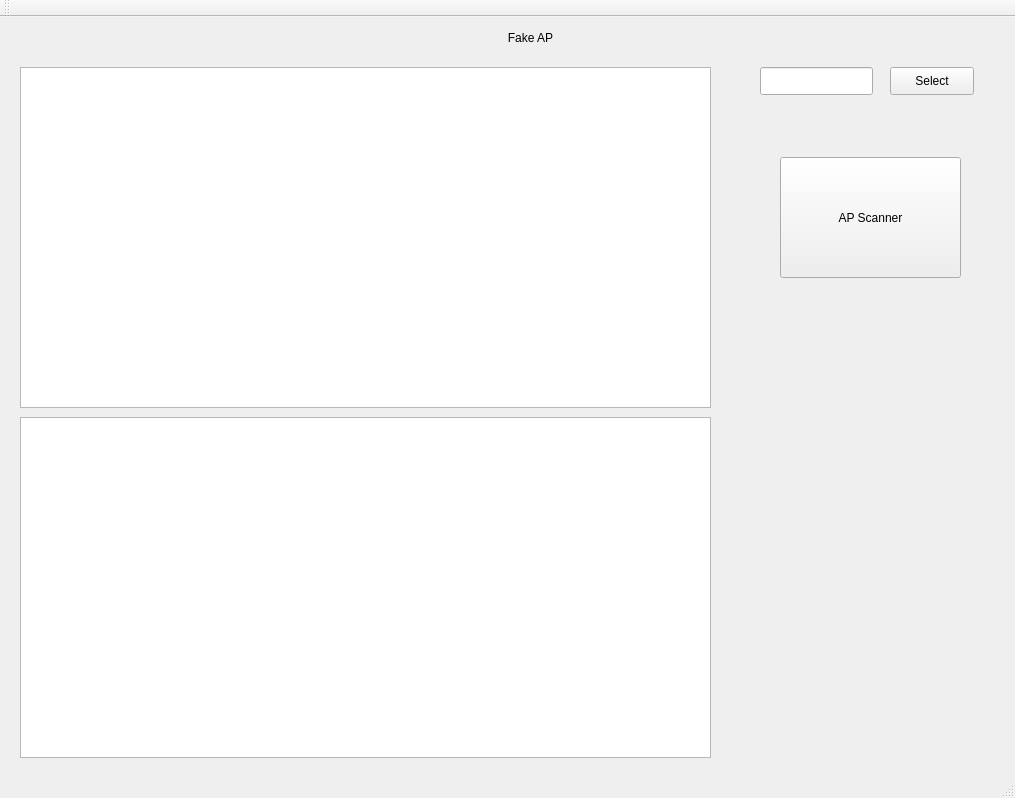
<?xml version="1.0" encoding="UTF-8"?>
<ui version="4.0">
 <class>MainWindow</class>
 <widget class="QMainWindow" name="MainWindow">
  <property name="geometry">
   <rect>
    <x>0</x>
    <y>0</y>
    <width>1015</width>
    <height>798</height>
   </rect>
  </property>
  <property name="windowTitle">
   <string>MainWindow</string>
  </property>
  <widget class="QWidget" name="centralWidget">
   <widget class="QPushButton" name="dev_select_clicked">
    <property name="geometry">
     <rect>
      <x>890</x>
      <y>50</y>
      <width>84</width>
      <height>28</height>
     </rect>
    </property>
    <property name="text">
     <string>Select</string>
    </property>
   </widget>
   <widget class="QLineEdit" name="dev_select">
    <property name="geometry">
     <rect>
      <x>760</x>
      <y>50</y>
      <width>113</width>
      <height>28</height>
     </rect>
    </property>
   </widget>
   <widget class="QLabel" name="label">
    <property name="geometry">
     <rect>
      <x>300</x>
      <y>0</y>
      <width>461</width>
      <height>41</height>
     </rect>
    </property>
    <property name="text">
     <string>Fake AP</string>
    </property>
    <property name="alignment">
     <set>Qt::AlignCenter</set>
    </property>
   </widget>
   <widget class="QTextEdit" name="show_scan_ap">
    <property name="geometry">
     <rect>
      <x>20</x>
      <y>50</y>
      <width>691</width>
      <height>341</height>
     </rect>
    </property>
   </widget>
   <widget class="QTextEdit" name="textEdit_2">
    <property name="geometry">
     <rect>
      <x>20</x>
      <y>400</y>
      <width>691</width>
      <height>341</height>
     </rect>
    </property>
   </widget>
   <widget class="QPushButton" name="ap_scanner_clicked">
    <property name="geometry">
     <rect>
      <x>780</x>
      <y>140</y>
      <width>181</width>
      <height>121</height>
     </rect>
    </property>
    <property name="text">
     <string>AP Scanner</string>
    </property>
   </widget>
  </widget>
  <widget class="QToolBar" name="mainToolBar">
   <attribute name="toolBarArea">
    <enum>TopToolBarArea</enum>
   </attribute>
   <attribute name="toolBarBreak">
    <bool>false</bool>
   </attribute>
  </widget>
  <widget class="QStatusBar" name="statusBar"/>
 </widget>
 <layoutdefault spacing="6" margin="11"/>
 <resources/>
 <connections/>
</ui>
